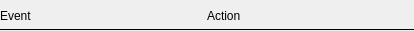
<?xml version="1.0" encoding="UTF-8"?>
<ui version="4.0">
 <class>VmsRulesListHeaderWidget</class>
 <widget class="QWidget" name="VmsRulesListHeaderWidget">
  <property name="geometry">
   <rect>
    <x>0</x>
    <y>0</y>
    <width>414</width>
    <height>31</height>
   </rect>
  </property>
  <layout class="QVBoxLayout" name="verticalLayout">
   <property name="spacing">
    <number>4</number>
   </property>
   <property name="leftMargin">
    <number>0</number>
   </property>
   <property name="topMargin">
    <number>8</number>
   </property>
   <property name="rightMargin">
    <number>0</number>
   </property>
   <property name="bottomMargin">
    <number>0</number>
   </property>
   <item>
    <layout class="QHBoxLayout" name="horizontalLayout">
     <property name="spacing">
      <number>0</number>
     </property>
     <property name="leftMargin">
      <number>0</number>
     </property>
     <property name="topMargin">
      <number>0</number>
     </property>
     <property name="rightMargin">
      <number>0</number>
     </property>
     <property name="bottomMargin">
      <number>0</number>
     </property>
     <item>
      <widget class="QLabel" name="eventHeaderLabel">
       <property name="text">
        <string>Event</string>
       </property>
      </widget>
     </item>
     <item>
      <widget class="QLabel" name="actionHeaderLabel">
       <property name="text">
        <string>Action</string>
       </property>
      </widget>
     </item>
    </layout>
   </item>
   <item>
    <widget class="Line" name="headerSeparatorLine">
     <property name="frameShadow">
      <enum>QFrame::Plain</enum>
     </property>
     <property name="orientation">
      <enum>Qt::Horizontal</enum>
     </property>
    </widget>
   </item>
  </layout>
 </widget>
 <resources/>
 <connections/>
</ui>
